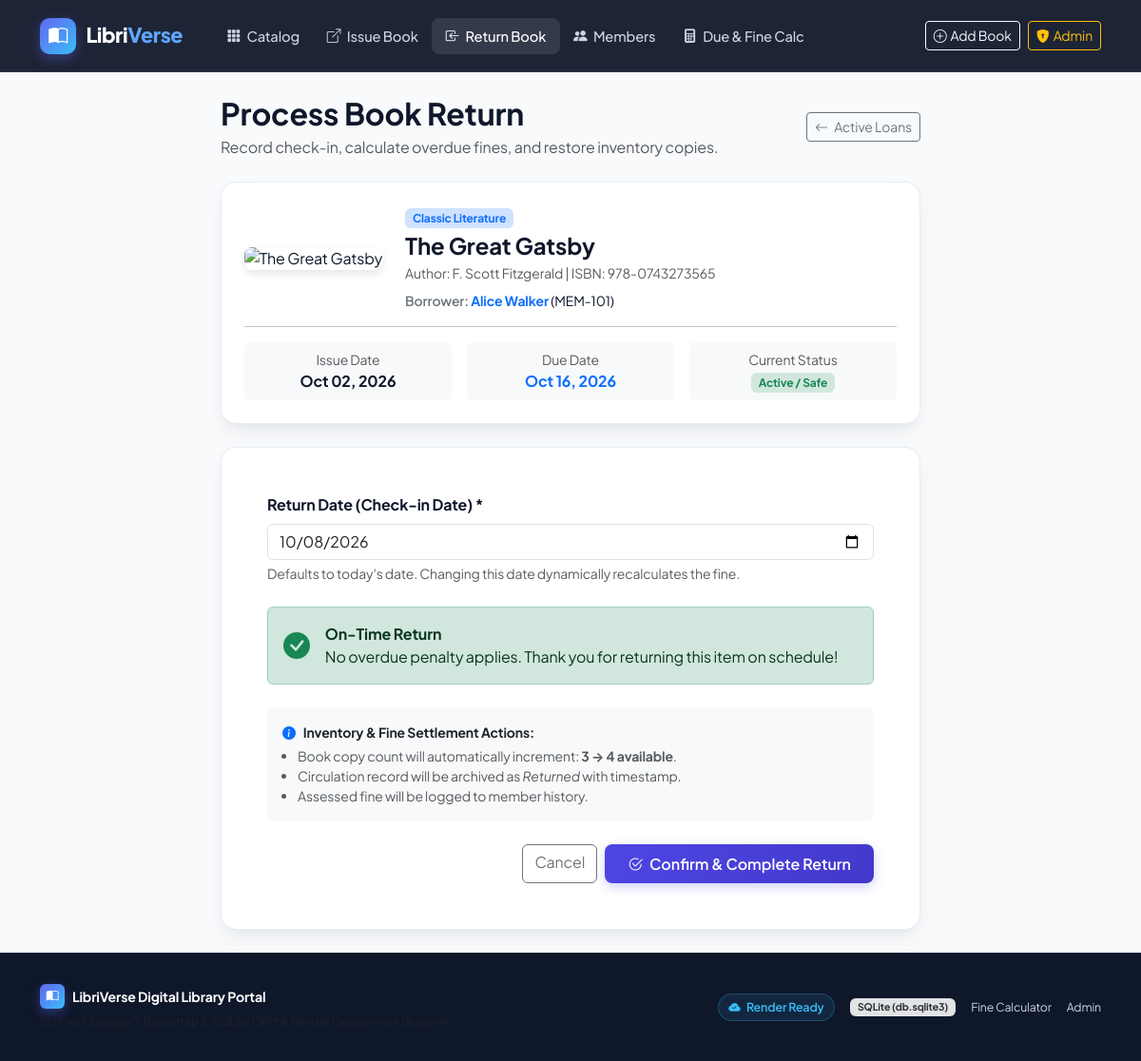
The app's page /return/1/ with its own data.
### library/models.py (models this page shows, shortened)
class CirculationRecord(models.Model):
    book = models.ForeignKey(Book, on_delete=models.CASCADE, related_name='circulation_records')
    member = models.ForeignKey(Member, on_delete=models.CASCADE, related_name='circulation_records')
    issue_date = models.DateField(default=timezone.now)
    due_date = models.DateField(blank=True)
    return_date = models.DateField(null=True, blank=True)
    fine_amount = models.DecimalField(max_digits=7, decimal_places=2, default=Decimal('0.00'))
    returned = models.BooleanField(default=False)
    class Meta:
        ordering = ['-issue_date']
    @property
    def is_overdue(self):
        if self.returned:
            return False
        today = timezone.localdate() if hasattr(timezone, 'localdate') else date.today()
        return today > self.due_date

class Book(models.Model):
    GENRE_CHOICES = [
        ('Fiction', 'Fiction'),
        ('Non-Fiction', 'Non-Fiction'),
        ('Science & Tech', 'Science & Tech'),
        ('History', 'History'),
        ('Biography', 'Biography'),
        ('Philosophy', 'Philosophy'),
        ('Fantasy & Sci-Fi', 'Fantasy & Sci-Fi'),
        ('Mystery & Thriller', 'Mystery & Thriller'),
        ('Classic Literature', 'Classic Literature'),
        ('Computer Science', 'Computer Science'),
        ('Business & Economics', 'Business & Economics'),
    ]
    title = models.CharField(max_length=255)
    author = models.ForeignKey(Author, on_delete=models.CASCADE, related_name='books')
    isbn = models.CharField(max_length=20, unique=True, verbose_name="ISBN")
    genre = models.CharField(max_length=100, choices=GENRE_CHOICES, default='Fiction')
    total_copies = models.PositiveIntegerField(default=1)
    available_copies = models.PositiveIntegerField(default=1)
    cover_url = models.URLField(
        blank=True,
        null=True,
        help_text="Direct link to book cover image",
        default="https://images.unsplash.com/photo-1544716278-ca5e3f4abd8c?auto=format&fit=crop&w=600&q=80"
    )
    description = models.TextField(blank=True, help_text="Synopsis or book summary")
    class Meta:
        ordering = ['title']

class Author(models.Model):
    name = models.CharField(max_length=200, help_text="Author's full name")
    biography = models.TextField(blank=True, help_text="Short author biography")
    class Meta:
        ordering = ['name']

class Member(models.Model):
    name = models.CharField(max_length=200)
    member_id = models.CharField(max_length=50, unique=True, verbose_name="Member ID")
    email = models.EmailField(unique=True)
    phone = models.CharField(max_length=25, blank=True)
    joined_date = models.DateField(default=timezone.now)
    class Meta:
        ordering = ['name']

### library/views.py (the view, shortened to what this page needs)
# urls.py: path('return/', views.book_return_view, name='return_book_select'),
def book_return_view(request, record_id=None):
    if record_id:
        record = get_object_or_404(CirculationRecord.objects.select_related('book', 'member'), pk=record_id)
    if record.returned:
        messages.info(request, f"This loan for '{record.book.title}' was already returned on {record.return_date}.")
        return redirect('member_dashboard', member_id=record.member.id)
    today = timezone.localdate() if hasattr(timezone, 'localdate') else date.today()
    if request.method == 'POST':
        form = BookReturnForm(request.POST)
        if form.is_valid():
            return_date = form.cleaned_data['return_date']
            if return_date > record.due_date:
                days_overdue = (return_date - record.due_date).days
                fine = Decimal(str(days_overdue)) * DAILY_FINE_RATE
            else:
                days_overdue = 0
                fine = Decimal('0.00')
            record.return_date = return_date
            record.fine_amount = fine
            record.returned = True
            record.save()
            book = record.book
            book.available_copies = min(book.total_copies, book.available_copies + 1)
            book.save()
            if fine > Decimal('0.00'):
                messages.warning(
                    request,
                    f"Book returned! '{book.title}' was {days_overdue} day(s) overdue. "
                    f"Fine assessed: ${fine:.2f} (Rate: ${DAILY_FINE_RATE}/day)."
                )
            else:
                messages.success(
                    request,
                    f"Book returned successfully on time! No overdue fine for '{book.title}'."
                )
            return redirect('member_dashboard', member_id=record.member.id)
    else:
        form = BookReturnForm(initial={'return_date': today})
    days_overdue = max(0, (today - record.due_date).days)
    estimated_fine = Decimal(str(days_overdue)) * DAILY_FINE_RATE
    context = {
        'record': record,
        'form': form,
        'today': today,
        'days_overdue': days_overdue,
        'estimated_fine': estimated_fine,
        'daily_fine_rate': DAILY_FINE_RATE,
    }
    return render(request, 'library/return_book.html', context)

### library/forms.py
class BookReturnForm(forms.Form):
    return_date = forms.DateField(
        initial=timezone.localdate,
        widget=forms.DateInput(attrs={'class': 'form-control', 'type': 'date', 'id': 'id_return_date'})
    )

### library/templates/library/return_book.html (shortened to what this page needs)
{% extends 'library/base.html' %}
{% load static %}
{% block content %}
<div class="container py-4">
    <div class="row justify-content-center">
        <div class="col-lg-8">
            <div class="d-flex align-items-center justify-content-between mb-4">
                <div>
                    <h2 class="fw-bold mb-1">Process Book Return</h2>
                    <p class="text-muted mb-0">Record check-in, calculate overdue fines, and restore inventory copies.</p>
                </div>
                <a href="{% url 'return_book_select' %}" class="btn btn-outline-secondary btn-sm">
                    <i class="bi bi-arrow-left me-1"></i> Active Loans
                </a>
            </div>
            <div class="card-modern p-4 mb-4">
                <div class="row g-4 align-items-center">
                    <div class="col-auto">
                        <img src="{{ record.book.cover_url }}" alt="{{ record.book.title }}"
                             style="width: 80px; height: 110px; object-fit: cover; border-radius: 8px; box-shadow: 0 4px 10px rgba(0,0,0,0.1);"
                             onerror="this.onerror=null; this.src='https://images.unsplash.com/photo-1544716278-ca5e3f4abd8c?auto=format&fit=crop&w=600&q=80';">
                    </div>
                    <div class="col">
                        <span class="badge bg-primary-subtle text-primary mb-1">{{ record.book.genre }}</span>
                        <h4 class="fw-bold mb-1">{{ record.book.title }}</h4>
                        <div class="text-muted small mb-2">Author: {{ record.book.author.name }} | ISBN: {{ record.book.isbn }}</div>
                        <div class="small">
                            <span class="text-secondary fw-semibold">Borrower:</span>
                            <a href="{% url 'member_dashboard' record.member.id %}" class="text-primary text-decoration-none fw-bold">
                                {{ record.member.name }}
                            </a> ({{ record.member.member_id }})
                        </div>
                    </div>
                </div>
                <hr class="my-3">
                <div class="row g-3 text-center">
                    <div class="col-sm-4">
                        <div class="p-2 bg-light rounded">
                            <div class="small text-muted">Issue Date</div>
                            <div class="fw-bold">{{ record.issue_date|date:"M d, Y" }}</div>
                        </div>
                    </div>
                    <div class="col-sm-4">
                        <div class="p-2 bg-light rounded">
                            <div class="small text-muted">Due Date</div>
                            <div class="fw-bold text-primary">{{ record.due_date|date:"M d, Y" }}</div>
                        </div>
                    </div>
                    <div class="col-sm-4">
                        <div class="p-2 bg-light rounded">
                            <div class="small text-muted">Current Status</div>
                            <div>
                                {% if record.is_overdue %}
                                    <span class="badge badge-overdue">Overdue</span>
                                {% else %}
                                    <span class="badge bg-success-subtle text-success">Active / Safe</span>
                                {% endif %}
                            </div>
                        </div>
                    </div>
                </div>
            </div>
            <div class="card-modern p-4 p-md-5">
                <form method="POST" novalidate>
                    <div class="mb-4">
                        <label for="id_return_date" class="form-label fw-bold">Return Date (Check-in Date) *</label>
                        {{ form.return_date }}
                        <div class="form-text">Defaults to today's date. Changing this date dynamically recalculates the fine.</div>
                    </div>
                    <div id="liveFineBanner" class="alert {% if days_overdue > 0 %}alert-danger{% else %}alert-success{% endif %} d-flex align-items-center mb-4">
                        {% if days_overdue > 0 %}
                            <i class="bi bi-exclamation-triangle-fill fs-3 me-3 text-danger"></i>
                            <div>
                                <strong class="d-block">Overdue Penalty Notice</strong>
                                This book is <strong id="liveOverdueDays">{{ days_overdue }} days</strong> overdue.
                                A fine of <strong id="liveFineAmount">${{ estimated_fine }}</strong> (${{ daily_fine_rate }}/day) will be applied.
                            </div>
                        {% else %}
                            <i class="bi bi-check-circle-fill fs-3 me-3 text-success"></i>
                            <div>
                                <strong class="d-block">On-Time Return</strong>
                                No overdue penalty applies. Thank you for returning this item on schedule!
                            </div>
                        {% endif %}
                    </div>
                    <div class="bg-light p-3 rounded-3 small text-muted mb-4">
                        <div class="d-flex align-items-center gap-2 mb-1">
                            <i class="bi bi-info-circle-fill text-primary"></i>
                            <strong class="text-dark">Inventory & Fine Settlement Actions:</strong>
                        </div>
                        <ul class="mb-0 ps-3">
                            <li>Book copy count will automatically increment: <strong>{{ record.book.available_copies }} &rarr; {{ record.book.available_copies|add:"1" }} available</strong>.</li>
                            <li>Circulation record will be archived as <em>Returned</em> with timestamp.</li>
                            <li>Assessed fine will be logged to member history.</li>
                        </ul>
                    </div>
                    <div class="d-flex gap-2 justify-content-end">
                        <a href="{% url 'member_dashboard' record.member.id %}" class="btn btn-outline-secondary">Cancel</a>
                        <button type="submit" class="btn btn-primary-custom px-4">
                            <i class="bi bi-check2-circle me-1"></i> Confirm & Complete Return
                        </button>
                    </div>
                </form>
            </div>
        </div>
    </div>
</div>
{% endblock %}

### library/static/css/style.css (style rules this page uses)
:root { --primary: #4f46e5; --primary-hover: #4338ca; --primary-light: #e0e7ff; --secondary: #0ea5e9; --accent: #8b5cf6; --bg-gradient: linear-gradient(135deg, #0f172a 0%, #1e1b4b 50%, #0f172a 100%); --surface: #ffffff; --surface-alt: #f8fafc; --text-main: #0f172a; --text-muted: #64748b; --card-border: rgba(226, 232, 240, 0.8); --card-shadow: 0 10px 25px -5px rgba(15, 23, 42, 0.08), 0 8px 10px -6px rgba(15, 23, 42, 0.04); --card-hover-shadow: 0 20px 30px -10px rgba(79, 70, 229, 0.18); --success: #10b981; --warning: #f59e0b; --danger: #ef4444; --radius-lg: 16px; --radius-md: 12px; --radius-sm: 8px; }
body { font-family: 'Plus Jakarta Sans', system-ui, -apple-system, sans-serif; background-color: #f8fafc; color: var(--text-main); min-height: 100vh; display: flex; flex-direction: column; letter-spacing: -0.01em; }
.card-modern { background: var(--surface); border: 1px solid var(--card-border); border-radius: var(--radius-lg); box-shadow: var(--card-shadow); transition: transform 0.25s cubic-bezier(0.16, 1, 0.3, 1), box-shadow 0.25s ease; overflow: hidden; }
.btn-primary-custom { background: linear-gradient(135deg, #4f46e5, #4338ca); color: white; border: none; font-weight: 600; border-radius: var(--radius-sm); padding: 0.55rem 1.15rem; box-shadow: 0 4px 12px rgba(79, 70, 229, 0.25); transition: all 0.2s ease; }

### records on screen
CirculationRecord: book.genre "Classic Literature", book "The Great Gatsby", book.author.name "F. Scott Fitzgerald", book.isbn "978-0743273565", member.name "Alice Walker", member.member_id "MEM-101", issue_date "Oct 02, 2026", due_date "Oct 16, 2026", book.available_copies "3", book.available_copies|add "4"
